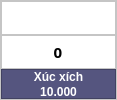
            <widget class="QFrame" name="itemFrame_20">
             <property name="maximumSize">
              <size>
               <width>117</width>
               <height>150</height>
              </size>
             </property>
             <property name="styleSheet">
              <string notr="true">background-color: rgb(255, 255, 255);</string>
             </property>
             <property name="frameShape">
              <enum>QFrame::StyledPanel</enum>
             </property>
             <property name="frameShadow">
              <enum>QFrame::Raised</enum>
             </property>
             <property name="lineWidth">
              <number>10</number>
             </property>
             <layout class="QVBoxLayout" name="verticalLayout_47">
              <property name="spacing">
               <number>0</number>
              </property>
              <property name="leftMargin">
               <number>0</number>
              </property>
              <property name="topMargin">
               <number>0</number>
              </property>
              <property name="rightMargin">
               <number>0</number>
              </property>
              <property name="bottomMargin">
               <number>0</number>
              </property>
              <item>
               <widget class="QFrame" name="frame_65">
                <property name="frameShape">
                 <enum>QFrame::StyledPanel</enum>
                </property>
                <property name="frameShadow">
                 <enum>QFrame::Raised</enum>
                </property>
                <layout class="QHBoxLayout" name="horizontalLayout_61">
                 <property name="spacing">
                  <number>0</number>
                 </property>
                 <property name="leftMargin">
                  <number>0</number>
                 </property>
                 <property name="topMargin">
                  <number>0</number>
                 </property>
                 <property name="rightMargin">
                  <number>0</number>
                 </property>
                 <property name="bottomMargin">
                  <number>0</number>
                 </property>
                 <item>
                  <widget class="QPushButton" name="selectBtn1_20">
                   <property name="maximumSize">
                    <size>
                     <width>153</width>
                     <height>153</height>
                    </size>
                   </property>
                   <property name="text">
                    <string/>
                   </property>
                   <property name="icon">
                    <iconset>
                     <normaloff>img/Xúc-Xích-Winner-Loại-10-Cây-CP-Gói-500g.png</normaloff>img/Xúc-Xích-Winner-Loại-10-Cây-CP-Gói-500g.png</iconset>
                   </property>
                   <property name="iconSize">
                    <size>
                     <width>60</width>
                     <height>60</height>
                    </size>
                   </property>
                   <property name="flat">
                    <bool>true</bool>
                   </property>
                  </widget>
                 </item>
                </layout>
               </widget>
              </item>
              <item>
               <widget class="QFrame" name="adjustFrame20">
                <property name="maximumSize">
                 <size>
                  <width>16777215</width>
                  <height>35</height>
                 </size>
                </property>
                <property name="frameShape">
                 <enum>QFrame::StyledPanel</enum>
                </property>
                <property name="frameShadow">
                 <enum>QFrame::Raised</enum>
                </property>
                <layout class="QHBoxLayout" name="horizontalLayout_60">
                 <property name="spacing">
                  <number>0</number>
                 </property>
                 <property name="leftMargin">
                  <number>0</number>
                 </property>
                 <property name="topMargin">
                  <number>0</number>
                 </property>
                 <property name="rightMargin">
                  <number>0</number>
                 </property>
                 <property name="bottomMargin">
                  <number>0</number>
                 </property>
                 <item>
                  <widget class="QPushButton" name="addItem1_20">
                   <property name="maximumSize">
                    <size>
                     <width>20</width>
                     <height>20</height>
                    </size>
                   </property>
                   <property name="text">
                    <string/>
                   </property>
                   <property name="icon">
                    <iconset>
                     <normaloff>img/add.png</normaloff>img/add.png</iconset>
                   </property>
                   <property name="flat">
                    <bool>true</bool>
                   </property>
                  </widget>
                 </item>
                 <item>
                  <widget class="QLabel" name="countItem1_20">
                   <property name="maximumSize">
                    <size>
                     <width>20</width>
                     <height>20</height>
                    </size>
                   </property>
                   <property name="font">
                    <font>
                     <family>MS Gothic</family>
                     <pointsize>11</pointsize>
                     <weight>75</weight>
                     <bold>true</bold>
                    </font>
                   </property>
                   <property name="text">
                    <string>0</string>
                   </property>
                   <property name="alignment">
                    <set>Qt::AlignCenter</set>
                   </property>
                  </widget>
                 </item>
                 <item>
                  <widget class="QPushButton" name="minusItem1_20">
                   <property name="maximumSize">
                    <size>
                     <width>20</width>
                     <height>20</height>
                    </size>
                   </property>
                   <property name="text">
                    <string/>
                   </property>
                   <property name="icon">
                    <iconset>
                     <normaloff>img/minus-button.png</normaloff>img/minus-button.png</iconset>
                   </property>
                   <property name="flat">
                    <bool>true</bool>
                   </property>
                  </widget>
                 </item>
                </layout>
               </widget>
              </item>
              <item>
               <widget class="QFrame" name="frame_63">
                <property name="maximumSize">
                 <size>
                  <width>16777215</width>
                  <height>30</height>
                 </size>
                </property>
                <property name="styleSheet">
                 <string notr="true">color: rgb(255, 255, 255);
background-color: rgb(85, 85, 127);</string>
                </property>
                <property name="frameShape">
                 <enum>QFrame::StyledPanel</enum>
                </property>
                <property name="frameShadow">
                 <enum>QFrame::Raised</enum>
                </property>
                <layout class="QVBoxLayout" name="verticalLayout_46">
                 <property name="spacing">
                  <number>2</number>
                 </property>
                 <property name="leftMargin">
                  <number>0</number>
                 </property>
                 <property name="topMargin">
                  <number>0</number>
                 </property>
                 <property name="rightMargin">
                  <number>0</number>
                 </property>
                 <property name="bottomMargin">
                  <number>0</number>
                 </property>
                 <item>
                  <widget class="QLabel" name="nameItem_200">
                   <property name="font">
                    <font>
                     <family>Segoe UI</family>
                     <weight>75</weight>
                     <bold>true</bold>
                    </font>
                   </property>
                   <property name="text">
                    <string>Xúc xích</string>
                   </property>
                   <property name="alignment">
                    <set>Qt::AlignCenter</set>
                   </property>
                  </widget>
                 </item>
                 <item>
                  <widget class="QLabel" name="costItem_200">
                   <property name="font">
                    <font>
                     <family>Segoe UI</family>
                     <weight>75</weight>
                     <bold>true</bold>
                    </font>
                   </property>
                   <property name="text">
                    <string>10.000</string>
                   </property>
                   <property name="alignment">
                    <set>Qt::AlignCenter</set>
                   </property>
                  </widget>
                 </item>
                </layout>
               </widget>
              </item>
             </layout>
            </widget>
